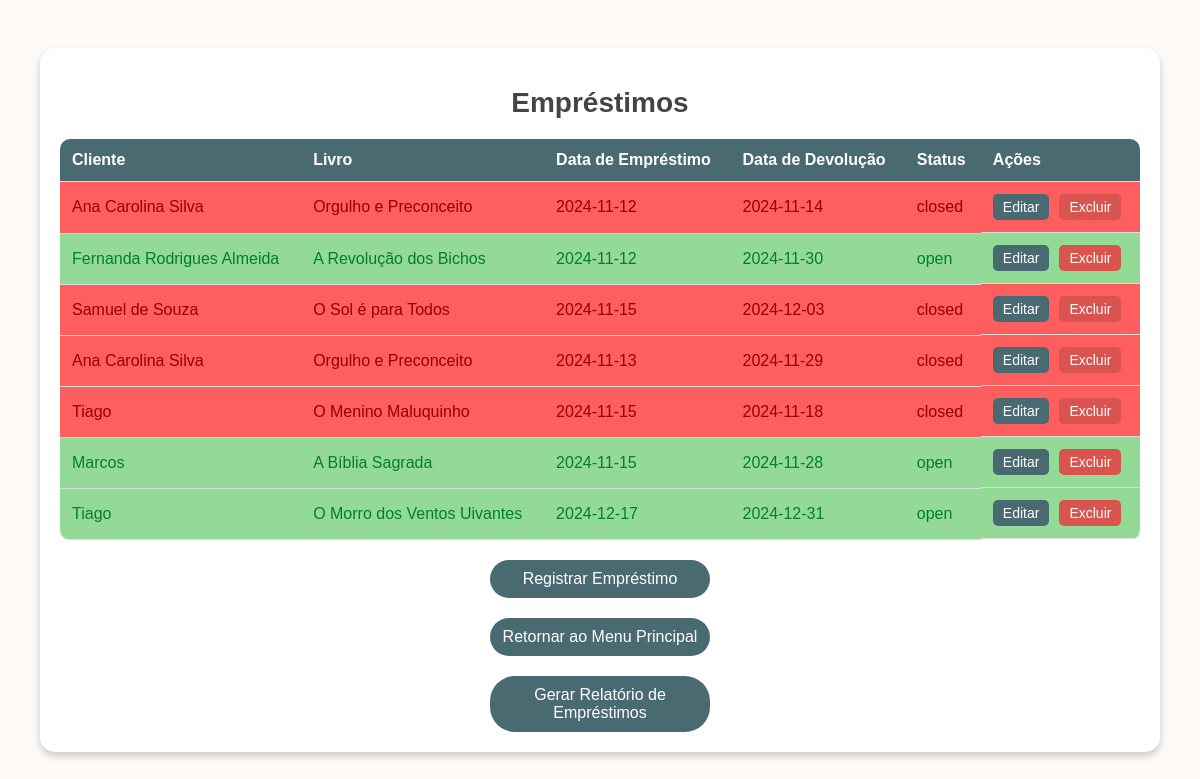
Before: /list_loans with the older database file.
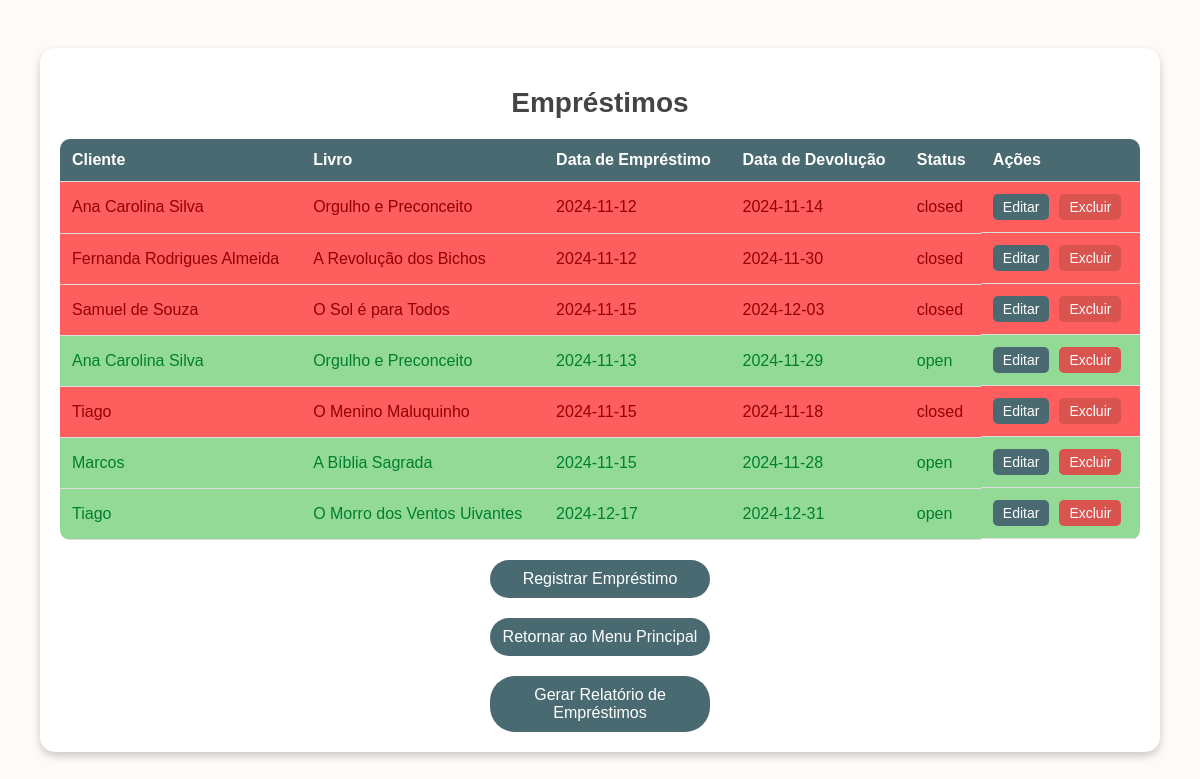
After: the same page with the newer database file.
### app.py (models this page shows)
class Loan(db.Model):
    id = db.Column(db.Integer, primary_key = True)
    client_id = db.Column(db.Integer, db.ForeignKey('client.id'), nullable = False)
    book_id = db.Column(db.Integer, db.ForeignKey('book.id'), nullable = False)
    loan_date = db.Column(db.String(10), nullable = False)
    return_date = db.Column(db.String(10), nullable = False)
    status = db.Column(db.String(10), nullable = False, default = 'open')
    client = db.relationship('Client', backref = db.backref('loans', lazy = True))
    book = db.relationship('Book', backref = db.backref('loans', lazy = True))

class Client(db.Model):
    id = db.Column(db.Integer, primary_key = True)
    name = db.Column(db.String(100), nullable = False)
    cpf = db.Column(db.String(14), nullable = False)
    telefone = db.Column(db.String(15), nullable = True)
    email = db.Column(db.String(100), nullable = True)

class Book(db.Model):
    id = db.Column(db.Integer, primary_key = True)
    title = db.Column(db.String(100), nullable = False)
    author = db.Column(db.String(100), nullable = False)
    publisher = db.Column(db.String(100), nullable = True)
    data_publicacao = db.Column(db.String(10), nullable = True)
    genero_literario = db.Column(db.String(50), nullable = True)

### app.py (the view)
@app.route('/list_loans')
def list_loans():
    try:
        loans = Loan.query.all()
        return render_template('list_loans.html', loans = loans)
    except Exception as e:
        return str(e)

### templates/list_loans.html (shortened to what this page needs)
<!DOCTYPE html>
<html lang="en">
<head>
</head>
<body>
    <div class="container">
        <h1>Empréstimos</h1>
        <table>
            <thead>
                <tr>
                    <th>Cliente</th>
                    <th>Livro</th>
                    <th>Data de Empréstimo</th>
                    <th>Data de Devolução</th>
                    <th>Status</th>
                    <th>Ações</th>
                </tr>
            </thead>
            <tbody>
                {% for loan in loans %}
                    <tr class="{% if loan.status == 'open' %}status-open{% else %}status-closed{% endif %}">
                        <td>{{ loan.client.name }}</td>
                        <td>{{ loan.book.title }}</td>
                        <td>{{ loan.loan_date }}</td>
                        <td>{{ loan.return_date }}</td>
                        <td>{{ loan.status }}</td>
                        <td class="action-buttons">
                            <a href="{{ url_for('edit_loan', loan_id=loan.id) }}"><button>Editar</button></a>
                            <form action="{{ url_for('delete_loan', loan_id=loan.id) }}" method="post" onsubmit="return confirm('Tem certeza que deseja excluir este empréstimo?');">
                                <button type="submit">Excluir</button>
                            </form>
                        </td>
                    </tr>
                {% endfor %}
            </tbody>
        </table>
        <a href="{{ url_for('loan') }}" class="add-button">Registrar Empréstimo</a>
        <a href="{{ url_for('home') }}" class="return-button">Retornar ao Menu Principal</a>
        <a href="{{ url_for('generate_loan_report') }}" class="report-button">Gerar Relatório de Empréstimos</a>
    </div>
</body>
</html>

Changed rows visible on the page:
changed Loan "Fernanda Rodrigues Almeida": status "open" → "closed"
changed Loan (number 4 of 7 on the later page): status "closed" → "open"
